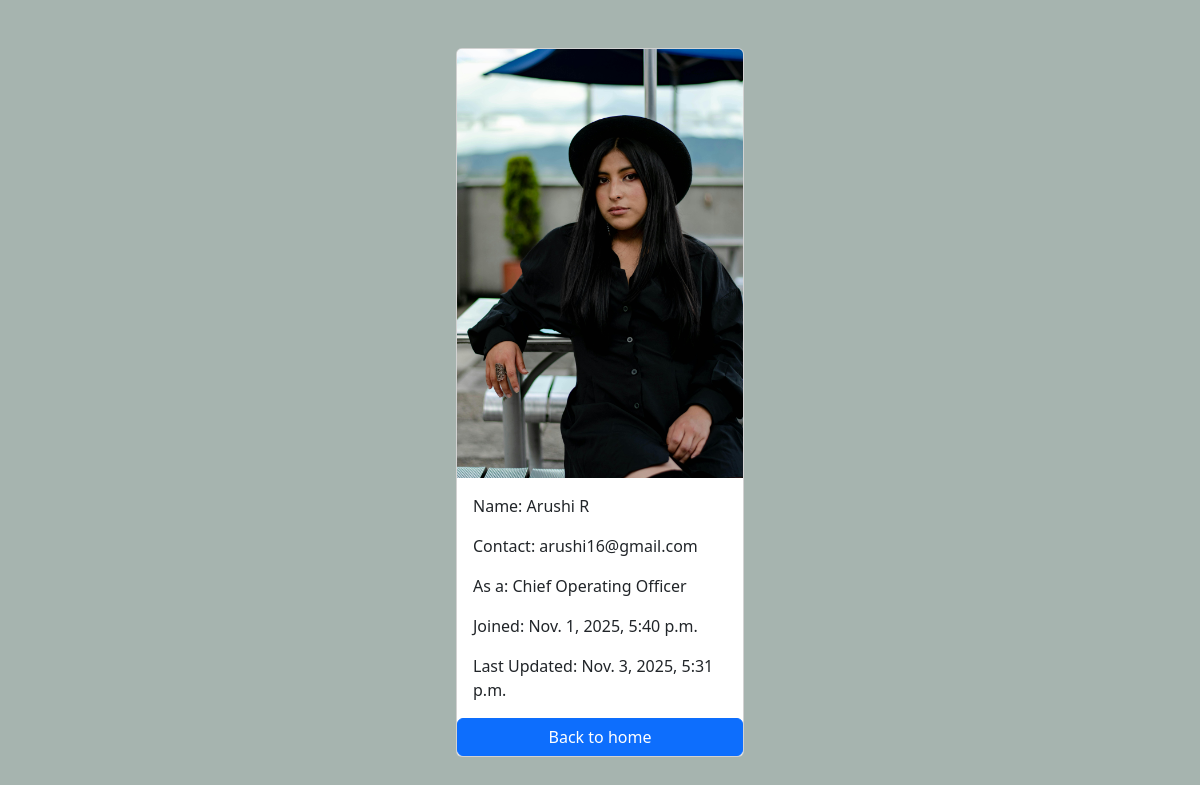
Screenshot of /employees/5/ with the database file from the repository.
### employees/models.py (models this page shows, shortened)
class Employee(models.Model):
  first_name = models.CharField(max_length = 100)
  last_name = models.CharField(max_length = 100)
  email_id = models.EmailField(max_length = 100, unique=True)
  phone_number = models.CharField(max_length = 15, blank = True)
  designation = models.CharField(max_length = 250, default = 'Manager')
  photo = models.ImageField(upload_to = 'images')
  created_at = models.DateTimeField(auto_now_add = True)
  updated_at = models.DateTimeField(auto_now = True)

### employees/views.py (the view)
# urls.py: path('<int:pk>/', views.employee_details, name='employee_details'),
def employee_details(request, pk):
  employees = get_object_or_404(Employee, pk=pk)
  context = {
    'employees' : employees
  }
  return render(request, 'employee_details.html', context)

### templates/employee_details.html (shortened to what this page needs)
{% load static %}
<!DOCTYPE html>
<html>
  <head>
    <link href="https://cdn.jsdelivr.net/npm/bootstrap@5.3.8/dist/css/bootstrap.min.css" rel="stylesheet">
    <link rel="stylesheet" href="{% static 'css/style.css'%}">
  </head>
  <body>
    <div class="container  pt-5" >
      <div class="card mx-auto" style="width: 18rem;">
        <img class="card-img-top" src="{{ employees.photo.url }}" alt="Employee photo">
        <div class="card-body">
        <p class="card-text">Name: {{ employees.first_name }} {{ employees.last_name }}</p>
        <p class="card-text">Contact: {{ employees.email_id }}</p>
        <p class="card-text">As a: {{ employees.designation }}</p>
        <p class="card-text">Joined: {{ employees.created_at }}</p>
        <p class="card-text">Last Updated: {{ employees.updated_at }}</p>
      </div>
      <a href="{% url "home" %}" class="btn btn-primary">Back to home</a>
    </div>
  </body>
</html>

### rows the page displays
Employee: photo (picture), first_name "Arushi", last_name "R", email_id "arushi16@gmail.com", designation "Chief Operating Officer", created_at "Nov. 1, 2025, 5:40 p.m.", updated_at "Nov. 3, 2025, 5:31 p.m."
